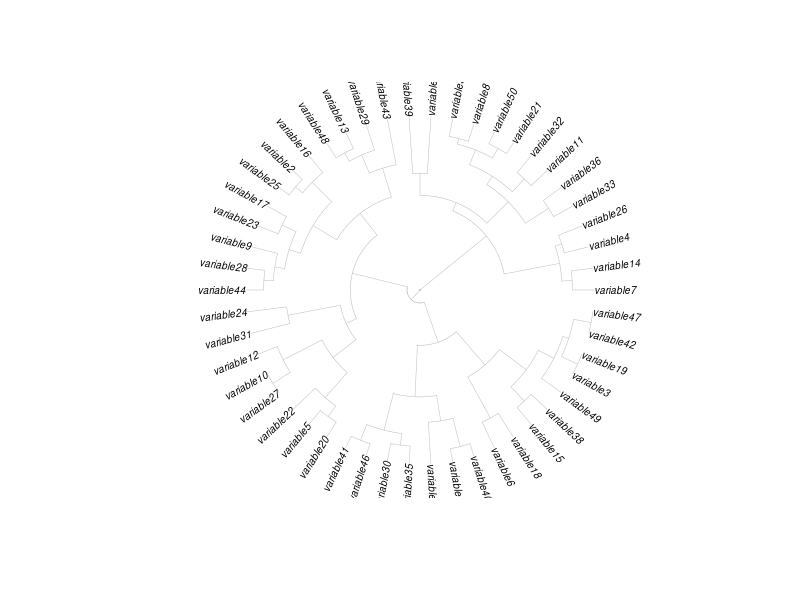

Recreate this plot in R.
#https://r-charts.com/part-whole/circular-dendrogram/
rm(list=ls())
library(ape)


# set seed for reproducibility
set.seed(123)
rand_matrix <- matrix(rpois(200, 3), nrow = 50, ncol = 4)
# create a hierarchical clustering object
# hc <- hclust(dist(USArrests), "ward.D2")
row_names<-paste0('variable',1:nrow(rand_matrix))
row.names(rand_matrix)<-row_names
hc <- hclust(dist(rand_matrix), "ward.D2")

# create a star tree dendrogram plot
plot(as.phylo(hc), type = "fan", cex = 0.6, edge.width = 0.5, edge.col = "gray")
